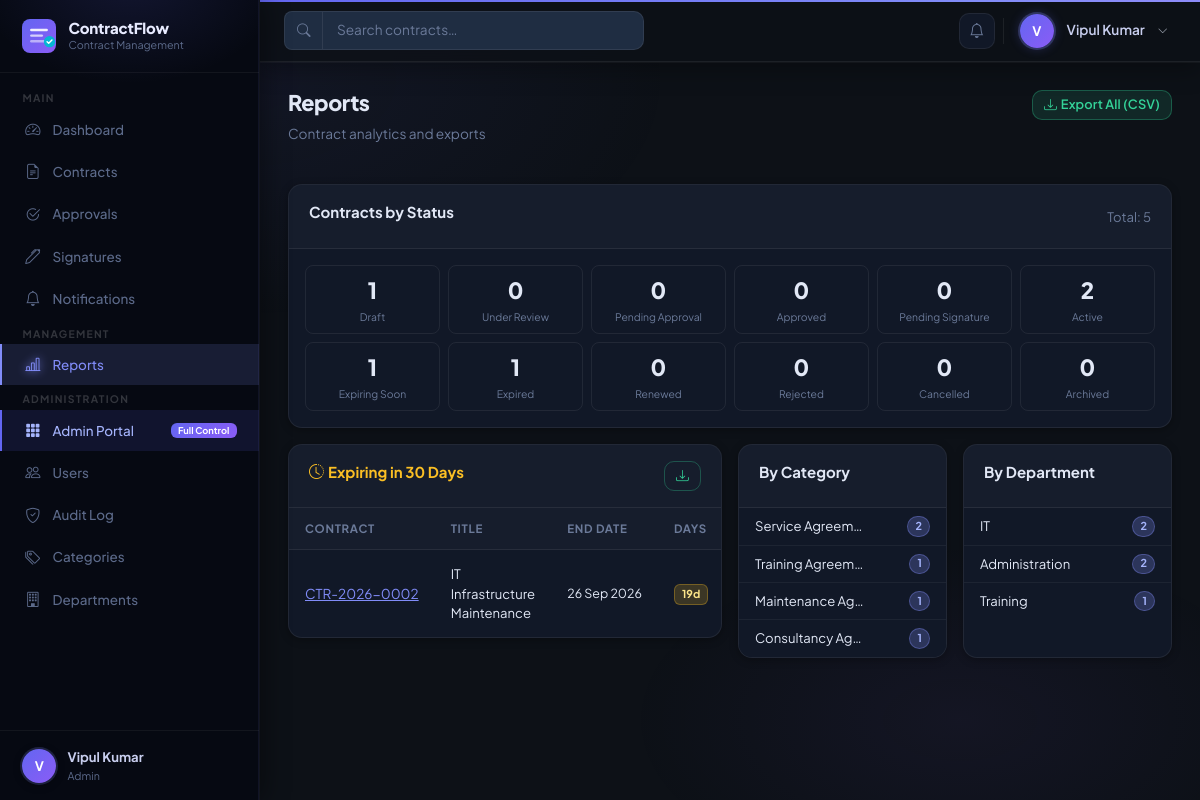
Page /reports/ (signed in) on the committed database.
### accounts/models.py (models this page shows, shortened)
class User(AbstractUser):
    class Role(models.TextChoices):
        ADMIN = "ADMIN", "Admin"
        MANAGER = "MANAGER", "Manager"
        EMPLOYEE = "EMPLOYEE", "Employee"
    class Status(models.TextChoices):
        ACTIVE = "ACTIVE", "Active"
        INACTIVE = "INACTIVE", "Inactive"
        SUSPENDED = "SUSPENDED", "Suspended"
    role = models.CharField(
        max_length=20,
        choices=Role.choices,
        default=Role.EMPLOYEE,
    )
    status = models.CharField(
        max_length=20,
        choices=Status.choices,
        default=Status.ACTIVE,
    )
    phone = models.CharField(max_length=20, blank=True)
    department = models.ForeignKey(
        Department,
        on_delete=models.SET_NULL,
        null=True,
        blank=True,
        related_name="users",
    )
    @property
    def is_admin(self):
        return self.role == self.Role.ADMIN
    @property
    def is_manager(self):
        return self.role == self.Role.MANAGER
    @property
    def full_name(self):
        return f"{self.first_name} {self.last_name}".strip() or self.username

### contracts/models.py (models this page shows, shortened)
class Contract(models.Model):
    class Status(models.TextChoices):
        DRAFT             = "DRAFT",             "Draft"
        UNDER_REVIEW      = "UNDER_REVIEW",      "Under Review"
        PENDING_APPROVAL  = "PENDING_APPROVAL",  "Pending Approval"
        APPROVED          = "APPROVED",          "Approved"
        PENDING_SIGNATURE = "PENDING_SIGNATURE", "Pending Signature"
        ACTIVE            = "ACTIVE",            "Active"
        EXPIRING_SOON     = "EXPIRING_SOON",     "Expiring Soon"
        EXPIRED           = "EXPIRED",           "Expired"
        RENEWED           = "RENEWED",           "Renewed"
        REJECTED          = "REJECTED",          "Rejected"
        CANCELLED         = "CANCELLED",         "Cancelled"
        ARCHIVED          = "ARCHIVED",          "Archived"
    class Priority(models.TextChoices):
        LOW      = "LOW",      "Low"
        MEDIUM   = "MEDIUM",   "Medium"
        HIGH     = "HIGH",     "High"
        CRITICAL = "CRITICAL", "Critical"
    contract_number = models.CharField(max_length=30, unique=True, editable=False)
    title           = models.CharField(max_length=255)
    contract_type   = models.ForeignKey(
        ContractCategory,
        on_delete=models.SET_NULL,
        null=True,
        blank=True,
        related_name="contracts",
    )
    description     = models.TextField(blank=True)
    party_name    = models.CharField(max_length=200, verbose_name="Party / Vendor Name")
    party_contact = models.CharField(max_length=200, blank=True, verbose_name="Party Contact Person")
    party_email   = models.EmailField(blank=True, verbose_name="Party Email")
    party_phone   = models.CharField(max_length=30, blank=True, verbose_name="Party Phone")
    department = models.ForeignKey(
        "accounts.Department",
        on_delete=models.SET_NULL,
        null=True,
        blank=True,
        related_name="contracts",
    )
    owner = models.ForeignKey(
        settings.AUTH_USER_MODEL,
        on_delete=models.SET_NULL,
        null=True,
        blank=True,
        related_name="owned_contracts",
    )
    start_date   = models.DateField()
    end_date     = models.DateField()
    renewal_date = models.DateField(null=True, blank=True)
    contract_value = models.DecimalField(max_digits=15, decimal_places=2, null=True, blank=True)
    payment_terms  = models.CharField(max_length=200, blank=True)
    status   = models.CharField(max_length=25, choices=Status.choices, default=Status.DRAFT)
    priority = models.CharField(max_length=10, choices=Priority.choices, default=Priority.MEDIUM)
    notes         = models.TextField(blank=True)
    renewal_terms = models.TextField(blank=True)
    created_by   = models.ForeignKey(
        settings.AUTH_USER_MODEL,
        on_delete=models.SET_NULL,
        null=True,
        related_name="created_contracts",
    )
    created_at   = models.DateTimeField(auto_now_add=True)
    updated_at   = models.DateTimeField(auto_now=True)
    class Meta:
        ordering = ["-created_at"]
    @property
    def days_until_expiry(self):
        if self.end_date:
            delta = self.end_date - timezone.now().date()
            return delta.days
        return None

### reports/views.py (the view)
# urls.py: path("",           views.reports_index,       name="reports_index"),
@login_required
@manager_required
def reports_index(request):
    user  = request.user
    today = timezone.now().date()
    if user.is_admin:
        qs = Contract.objects.all()
    else:
        qs = Contract.objects.filter(
            Q(owner=user) | Q(assignments__user=user) | Q(department=user.department)
        ).distinct()
    status_counts = {
        label: qs.filter(status=value).count()
        for value, label in Contract.Status.choices
    }
    expiring_soon = qs.filter(
        end_date__gte=today,
        end_date__lte=today + _delta(30),
        status__in=[Contract.Status.ACTIVE, Contract.Status.EXPIRING_SOON],
    ).order_by("end_date")
    by_category = (
        qs.values("contract_type__name")
        .annotate(count=Count("id"))
        .order_by("-count")
    )
    by_department = (
        qs.values("department__name")
        .annotate(count=Count("id"))
        .order_by("-count")
    )
    return render(request, "reports/reports_index.html", {
        "status_counts":  status_counts,
        "expiring_soon":  expiring_soon,
        "by_category":    by_category,
        "by_department":  by_department,
        "total":          qs.count(),
    })

### notifications/context_processors.py (called while the page is built)
def unread_notifications(request):
    if request.user.is_authenticated:
        count = Notification.objects.filter(
            recipient=request.user,
            status=Notification.Status.UNREAD,
        ).count()
        return {"unread_notification_count": count}
    return {"unread_notification_count": 0}

### reports/views.py (called while the page is built)
def _delta(days):
    import datetime
    return datetime.timedelta(days=days)

### templates/reports/reports_index.html (shortened to what this page needs)
{% extends "base.html" %}
{% block nav_reports %}active{% endblock %}
{% block content %}
<div class="page-header">
  <div>
    <h1 class="page-title">Reports</h1>
    <p class="page-subtitle">Contract analytics and exports</p>
  </div>
  <a href="{% url 'reports:export_csv' %}" class="btn btn-success btn-sm">
    <i class="bi bi-download me-1"></i><span class="d-none d-sm-inline">Export All (CSV)</span><span class="d-sm-none">Export</span>
  </a>
</div>
<div class="card mb-3">
  <div class="card-header">
    <span class="card-title">Contracts by Status</span>
    <span class="text-muted" style="font-size:.82rem;">Total: {{ total }}</span>
  </div>
  <div class="card-body">
    <div class="row g-2">
      {% for status, count in status_counts.items %}
      <div class="col-6 col-sm-4 col-md-3 col-lg-2">
        <div class="text-center p-2" style="border:1px solid var(--border);border-radius:8px;">
          <div style="font-size:1.4rem;font-weight:800;color:var(--text-main);">{{ count }}</div>
          <div style="font-size:.65rem;color:var(--text-muted);margin-top:.1rem;">{{ status }}</div>
        </div>
      </div>
      {% endfor %}
    </div>
  </div>
</div>
<div class="row g-3">
  <div class="col-12 col-lg-6">
    <div class="card">
      <div class="card-header">
        <span class="card-title" style="color:var(--warning);"><i class="bi bi-clock-history me-1"></i>Expiring in 30 Days</span>
        <a href="{% url 'reports:export_csv' %}?status=EXPIRING_SOON" class="btn btn-sm btn-outline-success">
          <i class="bi bi-download"></i>
        </a>
      </div>
      <div class="table-responsive">
        <table class="table mb-0">
          <thead><tr>
            <th>Contract</th>
            <th class="d-none d-sm-table-cell">Title</th>
            <th>End Date</th>
            <th>Days</th>
          </tr></thead>
          <tbody>
            {% for c in expiring_soon %}
            <tr>
              <td>
                <a href="{% url 'contracts:contract_detail' c.pk %}" style="color:var(--p1);white-space:nowrap;font-size:.85rem;">{{ c.contract_number }}</a>
              </td>
              <td class="d-none d-sm-table-cell" style="font-size:.82rem;">{{ c.title|truncatechars:30 }}</td>
              <td style="font-size:.78rem;white-space:nowrap;">{{ c.end_date|date:"d M Y" }}</td>
              <td>
                <span class="badge {% if c.days_until_expiry <= 7 %}bg-danger{% else %}bg-warning{% endif %}" style="font-size:.68rem;">
                  {{ c.days_until_expiry }}d
                </span>
              </td>
            </tr>
            {% empty %}
            <tr><td colspan="4" class="text-center py-3 text-muted">None expiring soon.</td></tr>
            {% endfor %}
          </tbody>
        </table>
      </div>
    </div>
  </div>
  <div class="col-6 col-lg-3">
    <div class="card h-100">
      <div class="card-header"><span class="card-title">By Category</span></div>
      <div class="card-body p-0">
        <ul class="list-group list-group-flush">
          {% for row in by_category %}
          <li class="list-group-item d-flex justify-content-between py-2 px-3" style="font-size:.82rem;">
            <span style="overflow:hidden;text-overflow:ellipsis;white-space:nowrap;max-width:110px;">{{ row.contract_type__name|default:"Uncategorised" }}</span>
            <span class="badge bg-primary rounded-pill" style="font-size:.68rem;">{{ row.count }}</span>
          </li>
          {% empty %}
          <li class="list-group-item text-center text-muted py-3" style="font-size:.82rem;">No data.</li>
          {% endfor %}
        </ul>
      </div>
    </div>
  </div>
  <div class="col-6 col-lg-3">
    <div class="card h-100">
      <div class="card-header"><span class="card-title">By Department</span></div>
      <div class="card-body p-0">
        <ul class="list-group list-group-flush">
          {% for row in by_department %}
          <li class="list-group-item d-flex justify-content-between py-2 px-3" style="font-size:.82rem;">
            <span style="overflow:hidden;text-overflow:ellipsis;white-space:nowrap;max-width:110px;">{{ row.department__name|default:"Unassigned" }}</span>
            <span class="badge bg-primary rounded-pill" style="font-size:.68rem;">{{ row.count }}</span>
          </li>
          {% empty %}
          <li class="list-group-item text-center text-muted py-3" style="font-size:.82rem;">No data.</li>
          {% endfor %}
        </ul>
      </div>
    </div>
  </div>
</div>
{% endblock %}

### templates/base.html (shortened to what this page needs)
{% load static %}
<!DOCTYPE html>
<html lang="en">
<head>
  <link href="https://cdn.jsdelivr.net/npm/bootstrap@5.3.3/dist/css/bootstrap.min.css" rel="stylesheet">
  <link href="https://cdn.jsdelivr.net/npm/bootstrap-icons@1.11.3/font/bootstrap-icons.min.css" rel="stylesheet">
  <link href="{% static 'css/crm.css' %}" rel="stylesheet">
</head>
<body>
<div class="crm-wrapper">
  <aside class="sidebar" id="crm-sidebar">
    <a class="sidebar-brand" href="{% url 'dashboard:index' %}">
      <div>
        <div class="brand-text">ContractFlow</div>
        <div class="brand-sub">Contract Management</div>
      </div>
    </a>
    <nav class="sidebar-nav">
      <span class="nav-section-label">Main</span>
      <a class="sidebar-link {% block nav_dashboard %}{% endblock %}"
         href="{% url 'dashboard:index' %}">
        <span class="nav-icon"><i class="bi bi-speedometer2"></i></span>
        Dashboard
      </a>
      <a class="sidebar-link {% block nav_contracts %}{% endblock %}"
         href="{% url 'contracts:contract_list' %}">
        <span class="nav-icon"><i class="bi bi-file-earmark-text"></i></span>
        Contracts
      </a>
      <a class="sidebar-link {% block nav_approvals %}{% endblock %}"
         href="{% url 'approvals:approval_list' %}">
        <span class="nav-icon"><i class="bi bi-check2-circle"></i></span>
        Approvals
      </a>
      <a class="sidebar-link {% block nav_signatures %}{% endblock %}"
         href="{% url 'signatures:signature_list' %}">
        <span class="nav-icon"><i class="bi bi-pen"></i></span>
        Signatures
      </a>
      <a class="sidebar-link {% block nav_notifications %}{% endblock %}"
         href="{% url 'notifications:notification_list' %}">
        <span class="nav-icon"><i class="bi bi-bell"></i></span>
        Notifications
      </a>
      {% if request.user.is_manager or request.user.is_admin %}
      <span class="nav-section-label">Management</span>
      <a class="sidebar-link {% block nav_reports %}{% endblock %}"
         href="{% url 'reports:reports_index' %}">
        <span class="nav-icon"><i class="bi bi-bar-chart-line"></i></span>
        Reports
      </a>
      {% endif %}
      {% if request.user.is_admin %}
      <span class="nav-section-label">Administration</span>
      <a class="sidebar-link"
         href="{% url 'accounts:admin_portal' %}"
         style="background:rgba(99,102,241,.12);border-left-color:#6366f1;color:#a5b4fc;">
        <span class="nav-icon"><i class="bi bi-grid-3x3-gap-fill"></i></span>
        Admin Portal
        <span class="badge ms-auto" style="background:linear-gradient(135deg,#6366f1,#8b5cf6);color:#fff;font-size:.58rem;padding:.18rem .45rem;">Full Control</span>
      </a>
      <a class="sidebar-link {% block nav_users %}{% endblock %}"
         href="{% url 'accounts:user_list' %}">
        <span class="nav-icon"><i class="bi bi-people"></i></span>
        Users
      </a>
      <a class="sidebar-link {% block nav_audit %}{% endblock %}"
         href="{% url 'audit:audit_list' %}">
        <span class="nav-icon"><i class="bi bi-shield-check"></i></span>
        Audit Log
      </a>
      <a class="sidebar-link {% block nav_categories %}{% endblock %}"
         href="{% url 'contracts:category_list' %}">
        <span class="nav-icon"><i class="bi bi-tags"></i></span>
        Categories
      </a>
      <a class="sidebar-link {% block nav_departments %}{% endblock %}"
         href="{% url 'accounts:department_list' %}">
        <span class="nav-icon"><i class="bi bi-building"></i></span>
        Departments
      </a>
      {% endif %}
    </nav>
    <div class="sidebar-footer">
      <div class="sidebar-user">
        <div class="sidebar-avatar">{{ request.user.username|first|upper }}</div>
        <div class="sidebar-user-info">
          <div class="name">{{ request.user.full_name }}</div>
          <div class="role">{{ request.user.get_role_display }}</div>
        </div>
      </div>
    </div>
  </aside>
  <div class="main-area">
    <header class="topbar">
      <form class="topbar-search d-none d-md-flex"
            action="{% url 'contracts:contract_list' %}"
            method="get">
        <div class="input-group">
          <span class="input-group-text rounded-start-3 border-end-0">
            <i class="bi bi-search" style="font-size:.85rem;"></i>
          </span>
          <input type="text" name="search" class="form-control"
                 placeholder="Search contracts…"
                 value="{{ request.GET.search|default:'' }}">
        </div>
      </form>
      <div class="topbar-actions">
        <a href="{% url 'notifications:notification_list' %}" class="btn-icon" title="Notifications">
          <i class="bi bi-bell"></i>
        </a>
        <div class="dropdown">
          <div class="topbar-user" data-bs-toggle="dropdown" aria-expanded="false">
            <div class="topbar-avatar">{{ request.user.username|first|upper }}</div>
            <span class="d-none d-md-inline ms-1"
                  style="font-size:.855rem;font-weight:600;color:#c8ceee;">
              {{ request.user.full_name }}
            </span>
            <i class="bi bi-chevron-down ms-1 d-none d-md-inline"
               style="font-size:.65rem;color:#9ca3af;"></i>
          </div>
        </div>
      </div>
    </header>
    <main class="page-content" style="position:relative;z-index:1;">
      {% block content %}{% endblock %}
    </main>
  </div>
</div>
</body>
</html>

### rows in the picture
User: user.username|first "V", user.full_name "Vipul Kumar", user.role "Admin"
Contract: contract_number "CTR-2026-0002", title "IT Infrastructure Maintenance", end_date "26 Sep 2026", days_until_expiry "19"

### other values in the picture
{{ total }} "5"
{{ count }} "1" "0" "0" "0" "0" "2" "1" "1" "0" "0" "0" "0"
{{ status }} "Draft" "Under Review" "Pending Approval" "Approved" "Pending Signature" "Active" "Expiring Soon" "Expired" "Renewed" "Rejected" "Cancelled" "Archived"
{{ row.contract_type__name|default:"Uncategorised" }} "Service Agreem…" "Training Agreem…" "Maintenance Ag…" "Consultancy Ag…"
{{ row.count }} "2" "1" "1" "1"
{{ row.department__name|default:"Unassigned" }} "IT" "Administration" "Training"
{{ row.count }} "2" "2" "1"
